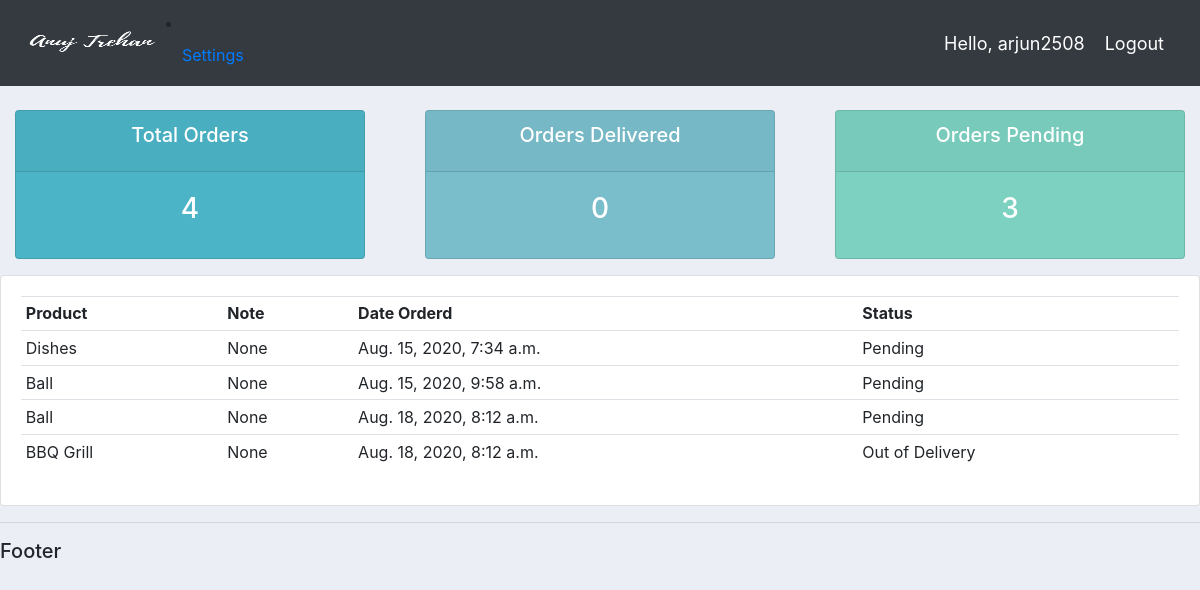
The page /user/ (signed in) on the database its author committed.
### accounts/models.py (models this page shows, shortened)
class Order(models.Model):
    STATUS = (
        ('Pending','Pending'),
        ('Out of Delivery','Out of Delivery'),
        ('Delivered','Delivered'),
    )
    customer = models.ForeignKey(Customer,null=True,on_delete=models.SET_NULL)
    product = models.ForeignKey(Product,null=True,on_delete=models.SET_NULL)
    date_created = models.DateTimeField(auto_now_add=True,null=True)
    status = models.CharField(max_length=200,null=True,choices=STATUS)
    note = models.CharField(max_length=1000,null=True)

class Product(models.Model):
    CATEGORY = (
        ('indoor','indoor'),
        ('outdoor','outdoor')
    )
    name = models.CharField(max_length=200,null=True)
    price = models.FloatField(null=True)
    category = models.CharField(max_length=200,null=True,choices=CATEGORY)
    description = models.CharField(max_length=200,null=True)
    date_created = models.DateTimeField(auto_now_add=True,null=True)
    tags = models.ManyToManyField(Tag)
    def __str__(self):
        return self.name

### accounts/decorators.py (the view)
        def wrapper_func(request,*args,**kwargs):
            group = None
            if request.user.groups.exists():
                group = request.user.groups.all()[0].name
            if group in allowed_roles:
                return view_func(request,*args,**kwargs)
            else:
                return HttpResponse('You are not authorized to view this page')

### accounts/views.py (called while the page is built)
@login_required(login_url = 'login')
@allowedUser(allowed_roles=['customer'])
def userPage(request):
    orders = request.user.customer.order_set.all()
    totalOrders = orders.count()
    orders_delivered = orders.filter(status = 'Delivered').count()
    orders_pending = orders.filter(status = 'Pending').count()
    context ={
        'orders':orders,
        'total_orders': totalOrders,
        'orders_delivered': orders_delivered,
        'orders_pending': orders_pending
    }
    return render(request,'accounts/user.html',context)

### accounts/templates/accounts/user.html
{% extends 'accounts/main.html' %}
{% block content %}
{% include 'accounts/status.html' %}
<div class="row">
    <div class="col-md">
        <div class="card card-body">
            <table class="table table-sm">
                <tr>
                    <th>Product</th>
                    <th>Note</th>
                    <th>Date Orderd</th>
                    <th>Status</th>
                </tr>
                {% for order in orders %}
                    <tr>
                        <td>{{order.product}}</td>
                        <td>{{order.note}}</td>
                        <td>{{order.date_created}}</td>
                        <td>{{order.status}}</td>
                    </tr>
                {% endfor %}
            </table>
        </div>
    </div>
</div>
{% endblock %}

### accounts/templates/accounts/navbar.html (shortened to what this page needs)
{% load static %}
<nav class="navbar navbar-expand-lg navbar-dark bg-dark">
    <img src="{% static 'images/logo.png' %}" alt="" height="70px" width="150px">
    <div class="collapse navbar-collapse" id="navbarNav">
        {% if request.user.is_staff %}
        <ul class="navbar-nav">
            <li class="nav-item active">
                <a class="nav-link" href="{% url 'home' %}">Home <span class="sr-only">(current)</span></a>
            </li>
            <li class="nav-item">
                <a class="nav-link" href="{% url 'products' %}">Products</a>
            </li>
        </ul>
        {% else %}
        <li class="nav-item">
            <a class="nav-link" href="{% url 'account' %}">Settings</a>
        </li>
        {% endif %}
    </div>
    <span class="hello-msg">Hello, {{request.user}} </span>
    <span><a class="hello-msg" href="{% url 'logout' %}">Logout</a></span>
</nav>

### static/css/main.css (style rules this page uses)
body { background-color: #ebeff5; }

### accounts/templates/accounts/navbar.html (style rules this page uses)
.hello-msg { font-size: 18px; color: #fff; margin-right: 20px; }

### rows shown on the page
Order: product "Dishes", note "None", date_created "Aug. 15, 2020, 7:34 a.m.", status "Pending"
Order: product "Ball", note "None", date_created "Aug. 15, 2020, 9:58 a.m.", status "Pending"
Order: product "Ball", note "None", date_created "Aug. 18, 2020, 8:12 a.m.", status "Pending"
Order: product "BBQ Grill", note "None", date_created "Aug. 18, 2020, 8:12 a.m.", status "Out of Delivery"

### other values the page prints
{{ request.user }} "arjun2508"
{{ total_orders }} "4"
{{ orders_delivered }} "0"
{{ orders_pending }} "3"
